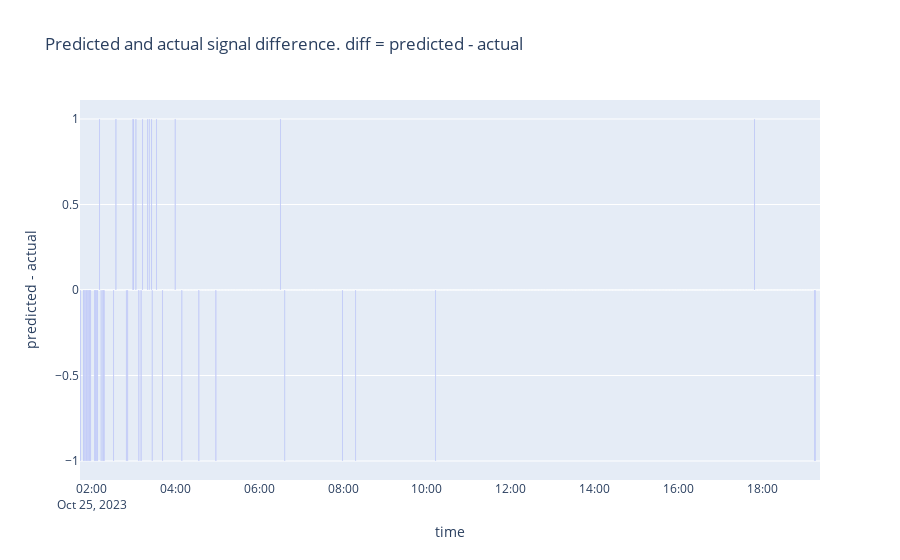

The cell this chart's notebook holds for it:
### Code cell
import plotly.express as px
px.bar(x=y.index, 
    y=y['signal_pred']-y['signal_actual'], 
    title='Predicted and actual signal difference. diff = predicted - actual',
    labels = {'x': 'time', 'y':'predicted - actual'}
      ).show()

### Figure 1 — Plotly figure (JSON) as saved in the notebook; plotly's stock layout.template omitted (floating-point values rounded to 4 significant figures; data arrays with more than 128 entries replaced by an {"elided": "..."} marker saying what was removed)
{"data": [{"alignmentgroup": "True", "hovertemplate": "time=%{x}<br>predicted - actual=%{y}<extra></extra>", "legendgroup": "", "marker": {"color": "#636efa", "pattern": {"shape": ""}}, "name": "", "offsetgroup": "", "orientation": "v", "showlegend": false, "textposition": "auto", "type": "bar", "x": {"elided": "1000 str values"}, "xaxis": "x", "y": {"elided": "1000 int values"}, "yaxis": "y"}], "layout": {"barmode": "relative", "legend": {"tracegroupgap": 0}, "title": {"text": "Predicted and actual signal difference. diff = predicted - actual"}, "xaxis": {"anchor": "y", "domain": [0, 1], "title": {"text": "time"}}, "yaxis": {"anchor": "x", "domain": [0, 1], "title": {"text": "predicted - actual"}}}}
